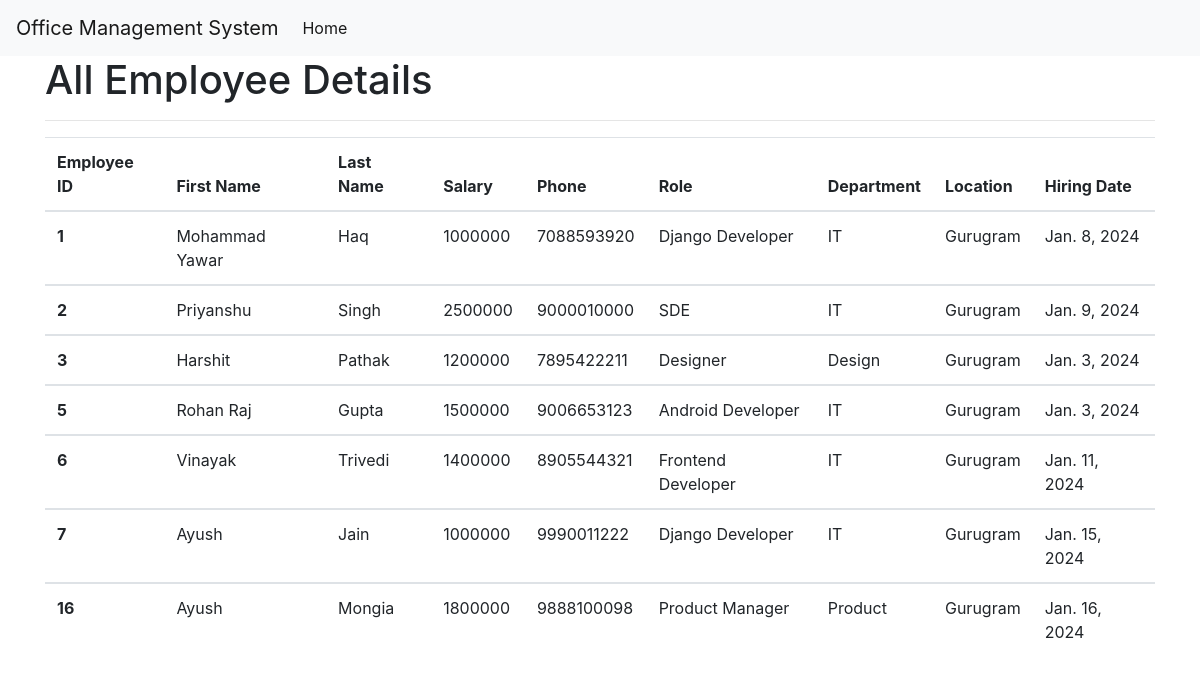
The app's page /all_emp with its own data.
### office/models.py (models this page shows, shortened)
class Employee(models.Model):
    first_name = models.CharField(max_length=100, null=False)
    last_name = models.CharField(max_length=100)
    dept = models.ForeignKey(Department, on_delete=models.CASCADE)
    salary = models.IntegerField(default=0)
    role = models.ForeignKey(Role, on_delete=models.CASCADE)
    phone = models.IntegerField(default=0)
    hiring_date = models.DateField()
    def __str__(self):
        return "%s %s %s" %(self.first_name, self.last_name, self.phone)

class Role(models.Model):
    name = models.CharField(max_length=100, null=False)

class Department(models.Model):
    name = models.CharField(max_length=100, null=False)
    location = models.CharField(max_length=100)

### office/views.py (the view)
# urls.py: path('all_emp', views.all_emp, name='all_emp'),
def all_emp(request):
    emps = Employee.objects.all()
    context = {
        'emps' : emps
    }
    print(context)
    return render(request, 'all_emp.html', context)

### office/templates/all_emp.html (shortened to what this page needs)
<!doctype html>
<html lang="en">
  <head>
    <link rel="stylesheet" href="https://cdn.jsdelivr.net/npm/bootstrap@4.3.1/dist/css/bootstrap.min.css">
  </head>
  <body>
    <nav class="navbar navbar-expand-lg navbar-light bg-light">
        <a class="navbar-brand" href="/">Office Management System</a>
        <div class="collapse navbar-collapse" id="navbarText">
          <ul class="navbar-nav mr-auto">
            <li class="nav-item active">
              <a class="nav-link" href="/">Home <span class="sr-only">(current)</span></a>
            </li>
        </div>
      </nav>
    <div class="container">
        <h1>All Employee Details</h1>
        <hr>
        <table class="table">
            <thead>
              <tr>
                <th scope="col">Employee ID</th>
                <th scope="col">First Name</th>
                <th scope="col">Last Name</th>
                <th scope="col">Salary</th>
                <th scope="col">Phone</th>
                <th scope="col">Role</th>
                <th scope="col">Department</th>
                <th scope="col">Location</th>
                <th scope="col">Hiring Date</th>
              </tr>
            </thead>
                    {% for emp in emps %}
            <tbody>
              <tr>
                <th scope="row">{{emp.id}}</th>
                <td>{{emp.first_name}}</td>
                <td>{{emp.last_name}}</td>
                <td>{{emp.salary}}</td>
                <td>{{emp.phone}}</td>
                <td>{{emp.role.name}}</td>
                <td>{{emp.dept.name}}</td>
                <td>{{emp.dept.location}}</td>
                <td>{{emp.hiring_date}}</td>
              </tr>
            </tbody>
                    {% endfor %}
          </table>
  </body>
</html>

### records on screen
Employee: id "1", first_name "Mohammad Yawar", last_name "Haq", salary "1000000", phone "7088593920", role.name "Django Developer", dept.name "IT", dept.location "Gurugram", hiring_date "Jan. 8, 2024"
Employee: id "2", first_name "Priyanshu", last_name "Singh", salary "2500000", phone "9000010000", role.name "SDE", dept.name "IT", dept.location "Gurugram", hiring_date "Jan. 9, 2024"
Employee: id "3", first_name "Harshit", last_name "Pathak", salary "1200000", phone "7895422211", role.name "Designer", dept.name "Design", dept.location "Gurugram", hiring_date "Jan. 3, 2024"
Employee: id "5", first_name "Rohan Raj", last_name "Gupta", salary "1500000", phone "9006653123", role.name "Android Developer", dept.name "IT", dept.location "Gurugram", hiring_date "Jan. 3, 2024"
Employee: id "6", first_name "Vinayak", last_name "Trivedi", salary "1400000", phone "8905544321", role.name "Frontend Developer", dept.name "IT", dept.location "Gurugram", hiring_date "Jan. 11, 2024"
Employee: id "7", first_name "Ayush", last_name "Jain", salary "1000000", phone "9990011222", role.name "Django Developer", dept.name "IT", dept.location "Gurugram", hiring_date "Jan. 15, 2024"
Employee: id "16", first_name "Ayush", last_name "Mongia", salary "1800000", phone "9888100098", role.name "Product Manager", dept.name "Product", dept.location "Gurugram", hiring_date "Jan. 16, 2024"
